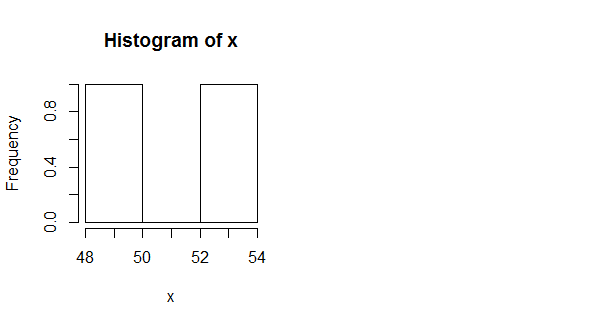

The script that drew this image:
# Do two simulations of a binomial number
x = rbinom(2, 100, 0.5)

hist(x)
